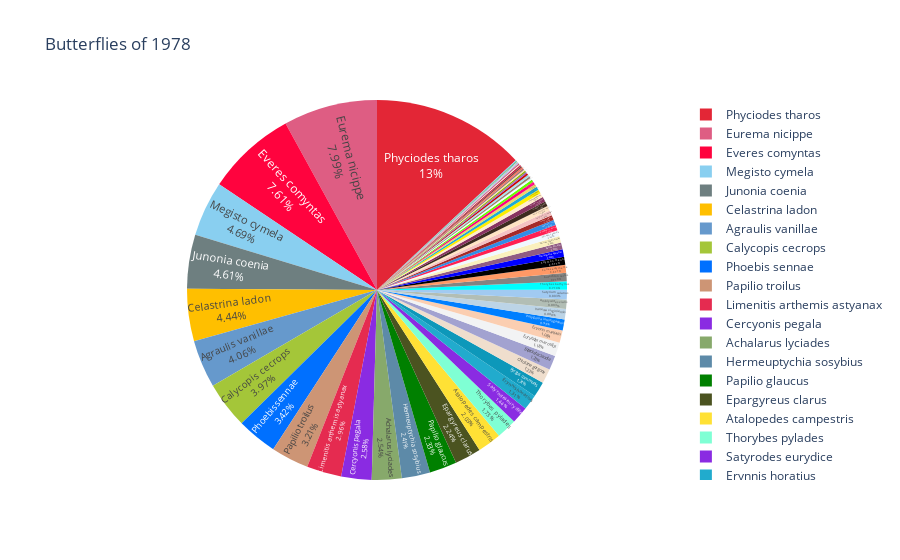

Source (notebook cell):
### Code cell
butterflyPieGraph(butterfly78, 'butterPie78', 'Butterflies of 1978').write_html("butterPie78.html")
butterflyPieGraph(butterfly78, 'butterPie78', 'Butterflies of 1978').show()

### Figure 1 — Plotly figure (JSON) as saved in the notebook; plotly's stock layout.template omitted (floating-point values rounded to 4 significant figures; data arrays with more than 128 entries replaced by an {"elided": "..."} marker saying what was removed)
{"data": [{"customdata": {"elided": "434x2 str values"}, "domain": {"x": [0, 1], "y": [0, 1]}, "hovertemplate": "Scientific Name=%{customdata[1]}<br>Quantity Seen=%{value}<br>Common Name=%{customdata[0]}<extra></extra>", "labels": {"elided": "434 str values"}, "legendgroup": "", "marker": {"colors": {"elided": "434 str values"}}, "name": "", "showlegend": true, "textinfo": "percent+label", "textposition": "inside", "type": "pie", "values": {"elided": "434 int values"}}], "layout": {"legend": {"tracegroupgap": 0}, "title": {"text": "Butterflies of 1978"}}}
